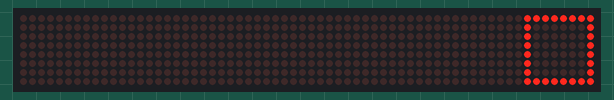
The sketch below on a simulated Arduino Uno, built with avr-gcc and run on an emulated ATmega328P. Shown: 64×8 LED matrix.

Above: at 0.06 s.

The sketch:

pulsany.ino
```cpp
#include <LedControl.h> // biblioteca para controle da matriz de leds
#define DIN 8
#define CLK 10
#define CS 9

LedControl lc=LedControl(DIN,CLK,CS,0);

void setup()
{
  // Configura a matriz de LEDs para não estar em modo de desligamento
    lc.shutdown(0, false);
  // Define a intensidade da luz dos LEDs
    lc.setIntensity(0, 8);
  // Limpa o display, desligando todos os LEDs
    lc.clearDisplay(0);
}

void loop()
{
   lc.setRow (0,0,255);// Primeira linha com todos os LEDs acesos
  lc.setRow(0,7,255); // Última linha com todos os LEDs acesos
   lc.setRow (0,1,129);
   lc.setRow (0,2,129);
   lc.setRow (0,3,129);
   lc.setRow (0,4,129);
   lc.setRow (0,5,129);
   lc.setRow (0,6,129);
    delay (100);
   lc.clearDisplay(0);

// Move para cima
   lc.setRow (0,1,126);
   lc.setRow (0,2,66);
   lc.setRow (0,3,66);
   lc.setRow (0,4,66);
   lc.setRow (0,5,66);
   lc.setRow (0,6,126);
    delay(100);
   lc.clearDisplay(0);

// Repete o processo até que a forma desapareça completamente da matriz de LEDs
   lc.setRow (0,2,60);
   lc.setRow (0,3,36);
   lc.setRow (0,4,36);
   lc.setRow (0,5,60);
    delay(100);
   lc.clearDisplay(0);

   lc.setRow (0,3,24);
   lc.setRow (0,4,24);
    delay(100);
   lc.clearDisplay(0);

   lc.setRow (0,2,60);
   lc.setRow (0,3,36);
   lc.setRow (0,4,36);
   lc.setRow (0,5,60);
    delay(100);
   lc.clearDisplay(0);

   lc.setRow (0,1,126);
   lc.setRow (0,2,66);
   lc.setRow (0,3,66);
   lc.setRow (0,4,66);
   lc.setRow (0,5,66);
   lc.setRow (0,6,126);
    delay(100);
  lc.clearDisplay(0);
 }
```
